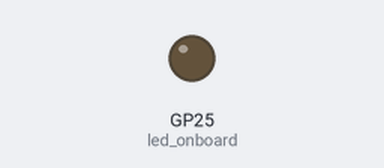
This program was run on a simulated Raspberry Pi Pico running MicroPython. Parts: output pins drawn as LEDs (lit = HIGH). The clock reads 2024-03-15 10:24:30 at power-on unless the program sets it; what the program prints to the serial console is not drawn.

Above: at 0.5 s.
Timing chart, 0 to 3.0 s (numbered marks = the images above):
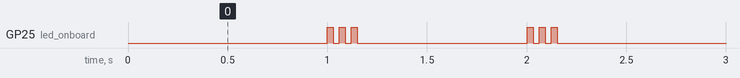

Measured:
- by itself, GP25 (led_onboard): repeats every 1.0 s: 2 × (LOW 0.03 s, HIGH 0.03 s), LOW 0.85 s, HIGH 0.03 s

The program:

picoSyncTime.py
```python
from machine import Pin
from utime import time, localtime, sleep
from select import select
from sys import stdin

timeDelta = 0
year,month,day,hour,minute,second,wday,yday = 0,0,0,0,0,0,0,0

def timeNow(timeDelta):
    return (time() + timeDelta)

def checkTimeSyncUSB(timeDelta):
    ch, buffer = '',''
    while stdin in select([stdin], [], [], 0)[0]:
        ch = stdin.read(1)
        buffer = buffer+ch
    if buffer:
        for i in range(len(buffer)):
            if buffer[i] == 'T':
                break
        buffer = buffer[i:]
        if buffer[:1] == 'T':
            if buffer[1:11].isdigit():
                syncTime = int(buffer[1:11])
                if syncTime > 1609459201: # Thursday 1st January 2021 00:00:01
                    timeDelta = syncTime - int(time())
                else:
                    syncTime = 0
    return timeDelta

led_onboard = Pin(25, Pin.OUT)
lastTime = timeNow(timeDelta)

while True:
    timeDelta = checkTimeSyncUSB(timeDelta)
    correctedRTC = timeNow(timeDelta)

    #
    # every second do the following ...
    #
    if correctedRTC != lastTime:
        lastTime=correctedRTC

        if timeDelta == 0:
            for i in range(5):
                led_onboard.toggle()
                sleep(0.03)
            led_onboard.value(0)

        (year,month,day,hour,minute,second,wday,yday)=localtime(correctedRTC)
        correctedRTCstring="%d-%02d-%02dT%02d:%02d:%02d" % (year,month,day,hour,minute,second)

        #
        # every 5 seconds do the following ...
        #
        if (second % 5) == 0:
            print('CorrectedRTC Unix epoch time     :',end='');print(correctedRTC)
            print('CorrectedRTC localtime list      :',end='');print(localtime(correctedRTC))
            print('CorrectedRTC composite date/time :',end='');print(correctedRTCstring)
            print()
```
